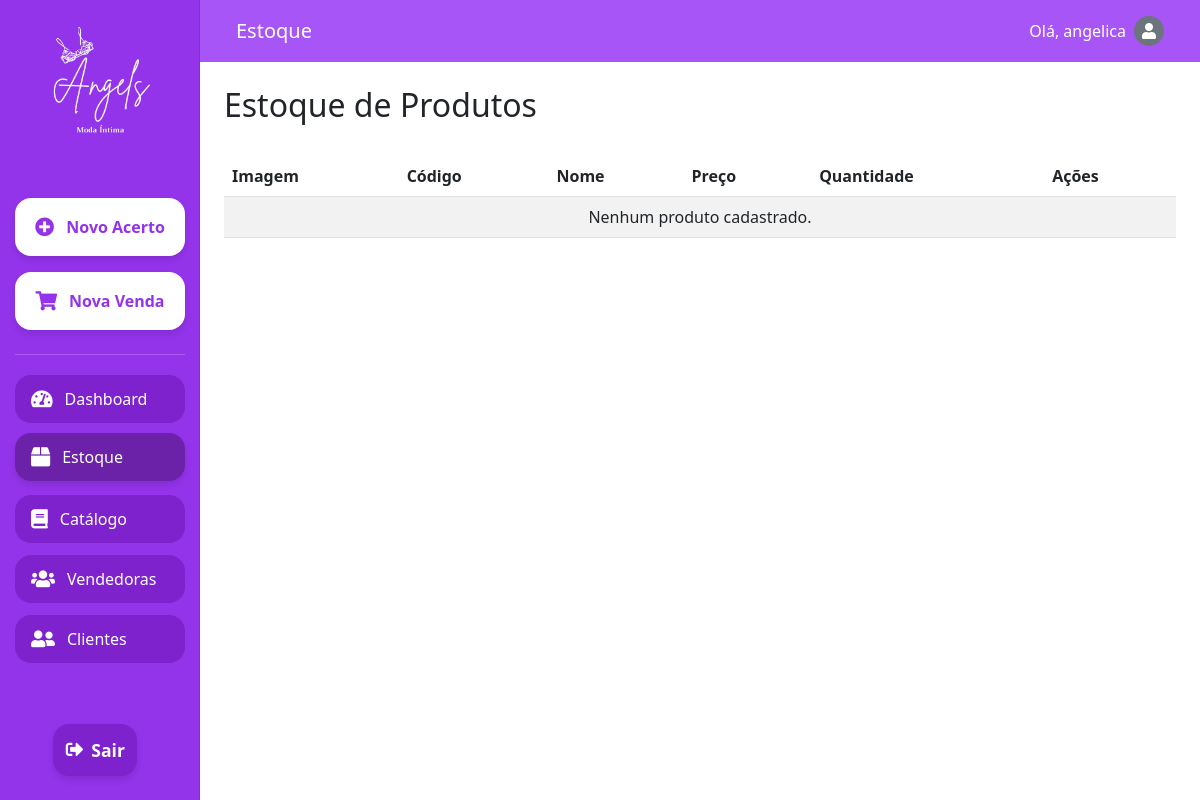
The app's page /estoque/ (signed in), older data.
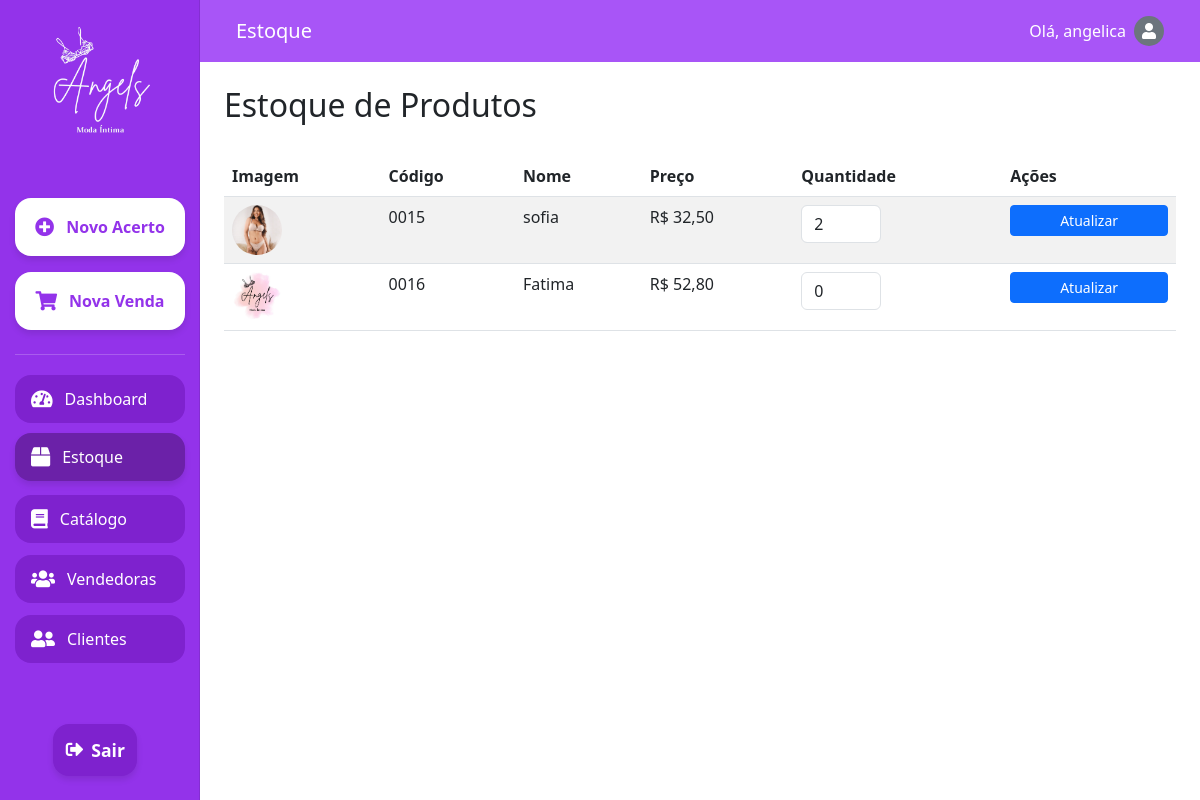
The same page, newer data.
### setup/models.py (models this page shows, shortened)
class Produto(models.Model):
    codigo = models.CharField(max_length=50, unique=True)
    nome = models.CharField(max_length=100)
    foto = models.ImageField(upload_to='produtos/', null=True, blank=True)
    preco = models.DecimalField(max_digits=10, decimal_places=2)
    quantidade = models.IntegerField(default=0)

### setup/views.py (the view)
# urls.py: path('estoque/', views.estoque, name='estoque'),
@login_required
def estoque(request):
    produtos = Produto.objects.all()
    return render(request, 'estoque.html', {'produtos': produtos})

### setup/templates/estoque.html (shortened to what the changed rows need)
{% extends 'base.html' %}
{% load static %}
{% block content %}
<!DOCTYPE html>
<html lang="pt-br">
<head>
    <link href="https://cdn.jsdelivr.net/npm/bootstrap@5.3.0/dist/css/bootstrap.min.css" rel="stylesheet">
    <link href="https://cdnjs.cloudflare.com/ajax/libs/font-awesome/5.15.3/css/all.min.css" rel="stylesheet">
</head>
<body>
    <div class="container-fluid vh-100">
        <div class="row h-100">
            <main class="col-md-9 ms-sm-auto col-lg-10 px-md-4">
                <div class="d-flex justify-content-between align-items-center mb-4">
                    <h1 class="h2">Estoque de Produtos</h1>
                </div>
                <div class="table-responsive">
                    <table class="table table-striped table-hover">
                        <thead>
                            <tr>
                                <th>Imagem</th>
                                <th>Código</th>
                                <th>Nome</th>
                                <th>Preço</th>
                                <th>Quantidade</th>
                                <th>Ações</th>
                            </tr>
                        </thead>
                        <tbody>
                            {% for produto in produtos %}
                            <tr>
                                <td>
                                    {% if produto.foto %}
                                        <img src="{{ produto.foto.url }}" alt="{{ produto.nome }}" class="product-image">
                                    {% else %}
                                        <div class="product-image bg-secondary d-flex align-items-center justify-content-center">
                                            <i class="fas fa-image text-white"></i>
                                        </div>
                                    {% endif %}
                                </td>
                                <td>{{ produto.codigo }}</td>
                                <td>{{ produto.nome }}</td>
                                <td>R$ {{ produto.preco|floatformat:2 }}</td>
                                <td>
                                    <input type="number" class="form-control quantity-input" value="{{ produto.quantidade }}" min="0" data-produto-id="{{ produto.id }}">
                                </td>
                                <td>
                                    <button class="btn btn-sm btn-primary update-quantity" data-produto-id="{{ produto.id }}">Atualizar</button>
                                </td>
                            </tr>
                            {% empty %}
                            <tr>
                                <td colspan="6" class="text-center">Nenhum produto cadastrado.</td>
                            </tr>
                            {% endfor %}
                        </tbody>
                    </table>
                </div>
            </main>
        </div>
    </div>
</body>
</html>
{% endblock %}

Row changes from the older to the newer data that the page shows:
added Produto: foto (picture), codigo "0015", nome "sofia", preco "32,50", quantidade "2"
added Produto: foto (picture), codigo "0016", nome "Fatima", preco "52,80", quantidade "0"
Text that changed along with them:
text no longer shown: "Nenhum produto cadastrado."
